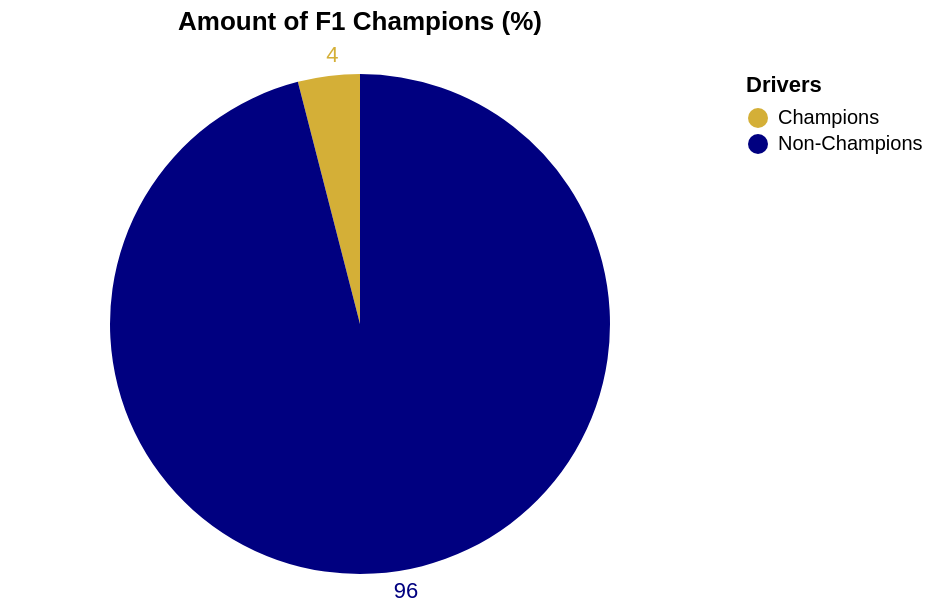

Describe this chart as a Vega-Lite specification.
### Vega-Lite specification from a JSON file in a GitHub repository (floating-point values rounded to 4 significant figures)
{"$schema": "https://vega.github.io/schema/vega-lite/v5.json", "description": "Pie Chart with numbers on outer edges", "width": 350, "height": 250, "title": "Amount of F1 Champions (%)", "data": {"values": [{"Drivers": "Champions", "Percentage of Champions": 4}, {"Drivers": "Non-Champions", "Percentage of Champions": 96}]}, "layer": [{"mark": {"type": "arc", "tooltip": true}, "encoding": {"theta": {"field": "Percentage of Champions", "type": "quantitative", "stack": "normalize"}, "color": {"field": "Drivers", "type": "nominal", "scale": {"domain": ["Champions", "Non-Champions"], "range": ["#d4af37", "#000080"]}}}}, {"mark": {"type": "text", "align": "left", "baseline": "middle"}, "encoding": {"text": {"field": "Percentage of Champions", "type": "quantitative"}, "theta": {"field": "Percentage of Champions", "type": "quantitative", "stack": "normalize"}, "radius": {"value": 135}, "color": {"field": "Drivers", "type": "nominal", "scale": {"domain": ["Champions", "Non-Champions"], "range": ["#000000", "#000000"]}}}}]}
